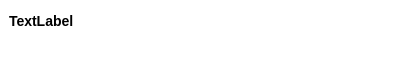
<?xml version="1.0" encoding="UTF-8"?>
<ui version="4.0">
 <class>GroupWidget</class>
 <widget class="QWidget" name="GroupWidget">
  <property name="geometry">
   <rect>
    <x>0</x>
    <y>0</y>
    <width>400</width>
    <height>75</height>
   </rect>
  </property>
  <property name="sizePolicy">
   <sizepolicy hsizetype="Expanding" vsizetype="Fixed">
    <horstretch>0</horstretch>
    <verstretch>0</verstretch>
   </sizepolicy>
  </property>
  <property name="minimumSize">
   <size>
    <width>0</width>
    <height>75</height>
   </size>
  </property>
  <property name="maximumSize">
   <size>
    <width>16777215</width>
    <height>75</height>
   </size>
  </property>
  <property name="windowTitle">
   <string>Form</string>
  </property>
  <property name="styleSheet">
   <string notr="true">background-color: #FFFFFF;
border-radius: 25px;</string>
  </property>
  <layout class="QGridLayout" name="gridLayout">
   <property name="leftMargin">
    <number>0</number>
   </property>
   <property name="topMargin">
    <number>0</number>
   </property>
   <property name="rightMargin">
    <number>0</number>
   </property>
   <property name="bottomMargin">
    <number>0</number>
   </property>
   <item row="0" column="0">
    <widget class="QFrame" name="frame">
     <property name="sizePolicy">
      <sizepolicy hsizetype="Preferred" vsizetype="Fixed">
       <horstretch>0</horstretch>
       <verstretch>0</verstretch>
      </sizepolicy>
     </property>
     <property name="minimumSize">
      <size>
       <width>0</width>
       <height>65</height>
      </size>
     </property>
     <property name="maximumSize">
      <size>
       <width>16777215</width>
       <height>65</height>
      </size>
     </property>
     <property name="styleSheet">
      <string notr="true">color: #000;
font-size:8px;
font-weight: 500;
</string>
     </property>
     <property name="frameShape">
      <enum>QFrame::StyledPanel</enum>
     </property>
     <property name="frameShadow">
      <enum>QFrame::Raised</enum>
     </property>
     <layout class="QGridLayout" name="gridLayout_2">
      <property name="topMargin">
       <number>8</number>
      </property>
      <property name="bottomMargin">
       <number>20</number>
      </property>
      <item row="0" column="0">
       <widget class="QLabel" name="groupName">
        <property name="styleSheet">
         <string notr="true">color: #000000;
font-size:14px;
font-weight: 500;
</string>
        </property>
        <property name="text">
         <string>TextLabel</string>
        </property>
       </widget>
      </item>
      <item row="1" column="0">
       <widget class="QLabel" name="groupDescription">
        <property name="styleSheet">
         <string notr="true">color: #7B925D;
font-size:10px;
font-weight: 500;
</string>
        </property>
        <property name="text">
         <string/>
        </property>
       </widget>
      </item>
     </layout>
    </widget>
   </item>
  </layout>
 </widget>
 <resources/>
 <connections/>
</ui>
